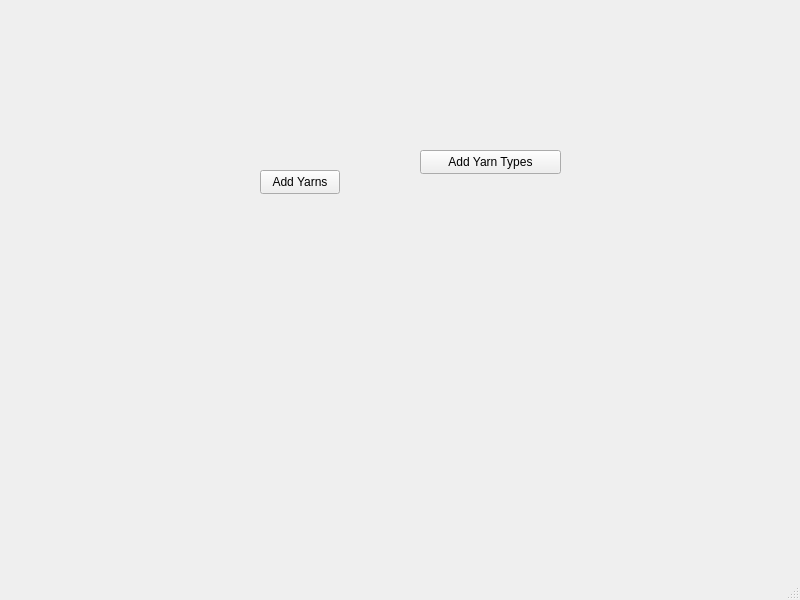
<?xml version="1.0" encoding="UTF-8"?>
<ui version="4.0">
 <class>MainWindow</class>
 <widget class="QMainWindow" name="MainWindow">
  <property name="geometry">
   <rect>
    <x>0</x>
    <y>0</y>
    <width>800</width>
    <height>600</height>
   </rect>
  </property>
  <property name="windowTitle">
   <string>MainWindow</string>
  </property>
  <widget class="QWidget" name="centralwidget">
   <widget class="QPushButton" name="add_yarn">
    <property name="geometry">
     <rect>
      <x>260</x>
      <y>170</y>
      <width>80</width>
      <height>24</height>
     </rect>
    </property>
    <property name="text">
     <string>Add Yarns</string>
    </property>
   </widget>
   <widget class="QPushButton" name="add_type">
    <property name="geometry">
     <rect>
      <x>420</x>
      <y>150</y>
      <width>141</width>
      <height>24</height>
     </rect>
    </property>
    <property name="text">
     <string>Add Yarn Types</string>
    </property>
   </widget>
  </widget>
  <widget class="QMenuBar" name="menubar">
   <property name="geometry">
    <rect>
     <x>0</x>
     <y>0</y>
     <width>800</width>
     <height>21</height>
    </rect>
   </property>
  </widget>
  <widget class="QStatusBar" name="statusbar"/>
 </widget>
 <resources/>
 <connections>
  <connection>
   <sender>add_type</sender>
   <signal>released()</signal>
   <receiver>MainWindow</receiver>
   <slot>new_type_cb()</slot>
   <hints>
    <hint type="sourcelabel">
     <x>473</x>
     <y>178</y>
    </hint>
    <hint type="destinationlabel">
     <x>467</x>
     <y>350</y>
    </hint>
   </hints>
  </connection>
  <connection>
   <sender>add_yarn</sender>
   <signal>released()</signal>
   <receiver>MainWindow</receiver>
   <slot>new_item_cb()</slot>
   <hints>
    <hint type="sourcelabel">
     <x>312</x>
     <y>195</y>
    </hint>
    <hint type="destinationlabel">
     <x>273</x>
     <y>309</y>
    </hint>
   </hints>
  </connection>
 </connections>
 <slots>
  <slot>new_type_cb()</slot>
  <slot>new_item_cb()</slot>
 </slots>
</ui>
